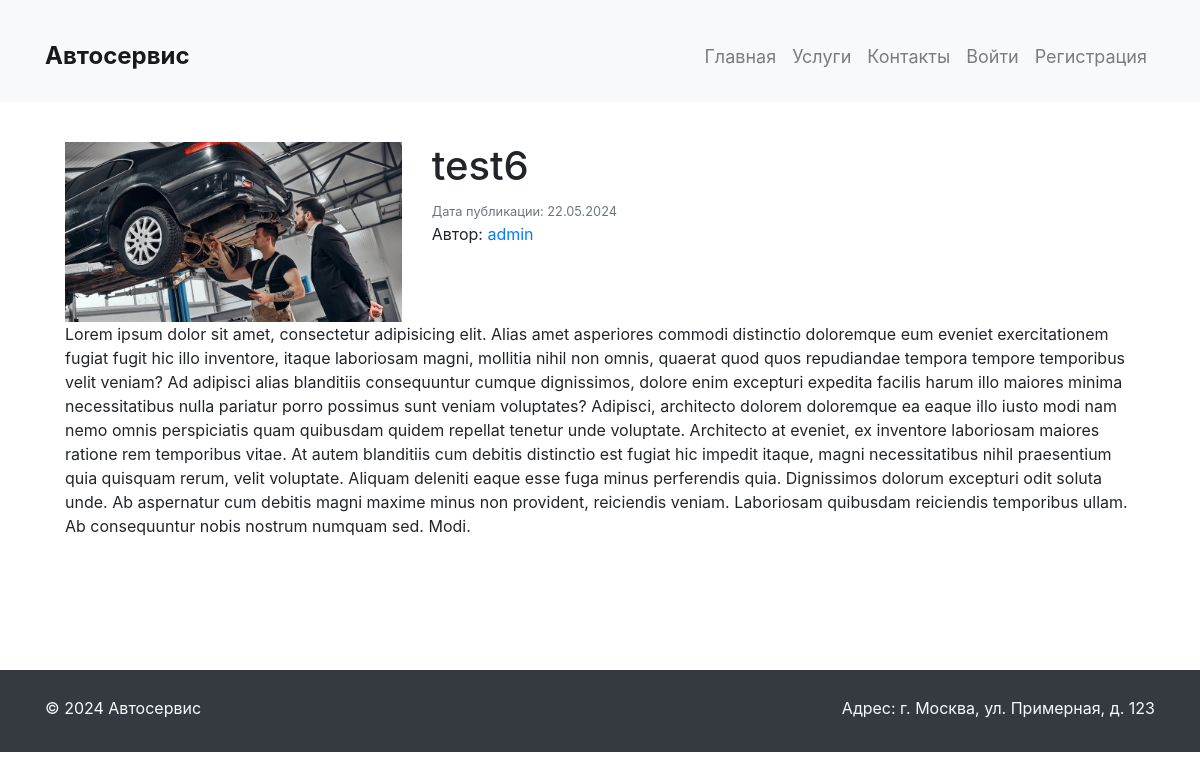
Page /article/6 on the committed database.
### mainapp/models.py (models this page shows, shortened)
class Article(models.Model):
    title = models.CharField(max_length=200)
    content = models.TextField()
    author = models.ForeignKey(User, on_delete=models.CASCADE)
    categories = models.ManyToManyField(Category)
    created_at = models.DateTimeField(auto_now_add=True)
    updated_at = models.DateTimeField(auto_now=True)
    image = models.ImageField(upload_to='static/img', blank=True, null=True)

### authapp/models.py (models this page shows, shortened)
class User(AbstractUser):
    phone = models.CharField(max_length=20, blank=True, null=True)
    is_employee = models.BooleanField(default=False)

### mainapp/views.py (the view, shortened to what this page needs)
# urls.py: path('article/<int:pk>', ArticleDetailView.as_view(), name='article'),
class ArticleDetailView(DetailView):
    model = Article
    template_name = 'mainapp/article.html'
    context_object_name = 'article'
    def get_context_data(self, **kwargs):
        context = super().get_context_data(**kwargs)
        context['comment_form'] = CommentForm()
        context['comments'] = Comment.objects.filter(article=self.get_object()).order_by('-created_at')
        return context

### templates/mainapp/article.html (shortened to what this page needs)
{% extends 'base.html' %}
{% load static %}
{% block main %}
    <div class="container">
        <div class="main-content">
            {% if article %}
                <div class="row">
                    <div class="col-md-4">
                        <img src="{{ article.image.url }}" class="img-fluid" alt="{{ article.title }}">
                    </div>
                    <div class="col-md-8">
                        <h1>{{ article.title }}</h1>
                        <p>
                            <small class="text-muted">Дата публикации: {{ article.created_at|date:"d.m.Y" }}</small>
                            <br>
                            Автор: <a href="#">{{ article.author.username }}</a>
                        </p>
                    </div>
                </div>
                <div class="row">
                    <div class="col-md-12">
                        <p>{{ article.content }}</p>
                    </div>
                </div>
            {% endif %}
        </div>
    </div>
{% endblock %}

### static/css/style.css (style rules this page uses)
.main-content { background-color: #ffffff; padding: 20px; }
.container { margin-top: 10px; }

### rows in the picture
Article: image (picture), title "test6", created_at "22.05.2024", author.username "admin", content "Lorem ipsum dolor sit amet, consectetur adipisicing elit. Alias amet asperiores commodi distinctio doloremque eum eveniet exercitationem fugiat fugit hic illo inventore, itaque laboriosam magni, mollitia nihil non omnis, quaerat quod quos repudiandae tempora tempore temporibus velit veniam? Ad adipisci alias blanditiis consequuntur cumque dignissimos, dolore enim excepturi expedita facilis harum illo maiores minima necessitatibus nulla pariatur porro possimus sunt veniam voluptates? Adipisci, architecto dolorem doloremque ea eaque illo iusto modi nam nemo omnis perspiciatis quam quibusdam quidem repellat tenetur unde voluptate. Architecto at eveniet, ex inventore laboriosam maiores ratione…"
